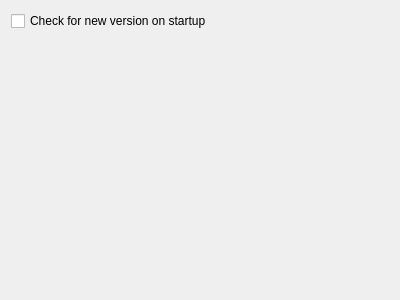
<?xml version="1.0" encoding="UTF-8"?>
<ui version="4.0">
 <class>CheckVersionPlugin::OptionsPage</class>
 <widget class="QWidget" name="OptionsPage">
  <property name="geometry">
   <rect>
    <x>0</x>
    <y>0</y>
    <width>400</width>
    <height>300</height>
   </rect>
  </property>
  <property name="windowTitle">
   <string>Check Version Plugin</string>
  </property>
  <layout class="QVBoxLayout" name="verticalLayout">
   <item>
    <widget class="QCheckBox" name="checkBox">
     <property name="text">
      <string>Check for new version on startup</string>
     </property>
    </widget>
   </item>
   <item>
    <spacer name="verticalSpacer">
     <property name="orientation">
      <enum>Qt::Vertical</enum>
     </property>
     <property name="sizeHint" stdset="0">
      <size>
       <width>20</width>
       <height>262</height>
      </size>
     </property>
    </spacer>
   </item>
  </layout>
 </widget>
 <resources/>
 <connections/>
</ui>
